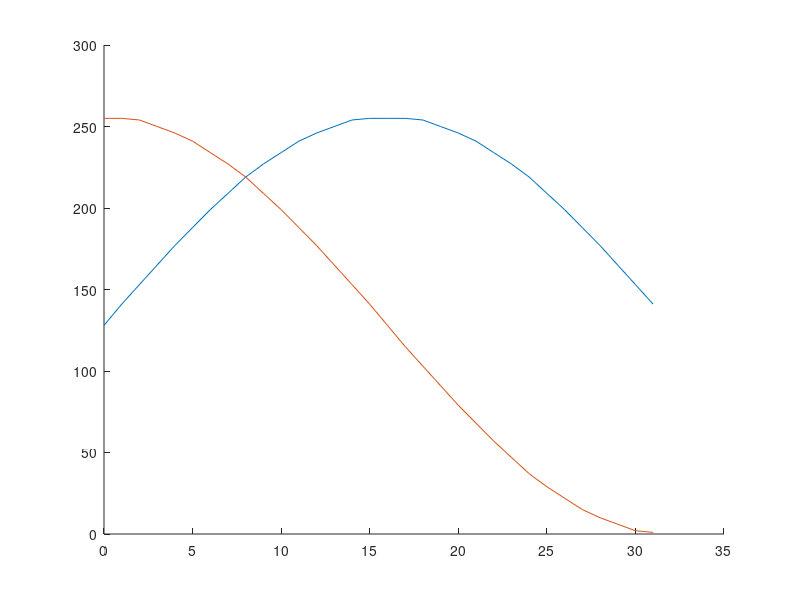

MATLAB code for this plot:
N = 2 ^ 5;
data_width = 8;
t = 0:1:N-1;
raw_sine = sin(2*pi*(t/N/2)) + 1;
sine_table = uint8(round(raw_sine*2^(data_width-1)));
raw_cosine = cos(2*pi*(t/N/2)) + 1;
cosine_table = uint8(round(raw_cosine*2^(data_width-1)));

hold on;
plot(t,sine_table);
plot(t,cosine_table);
hold off;